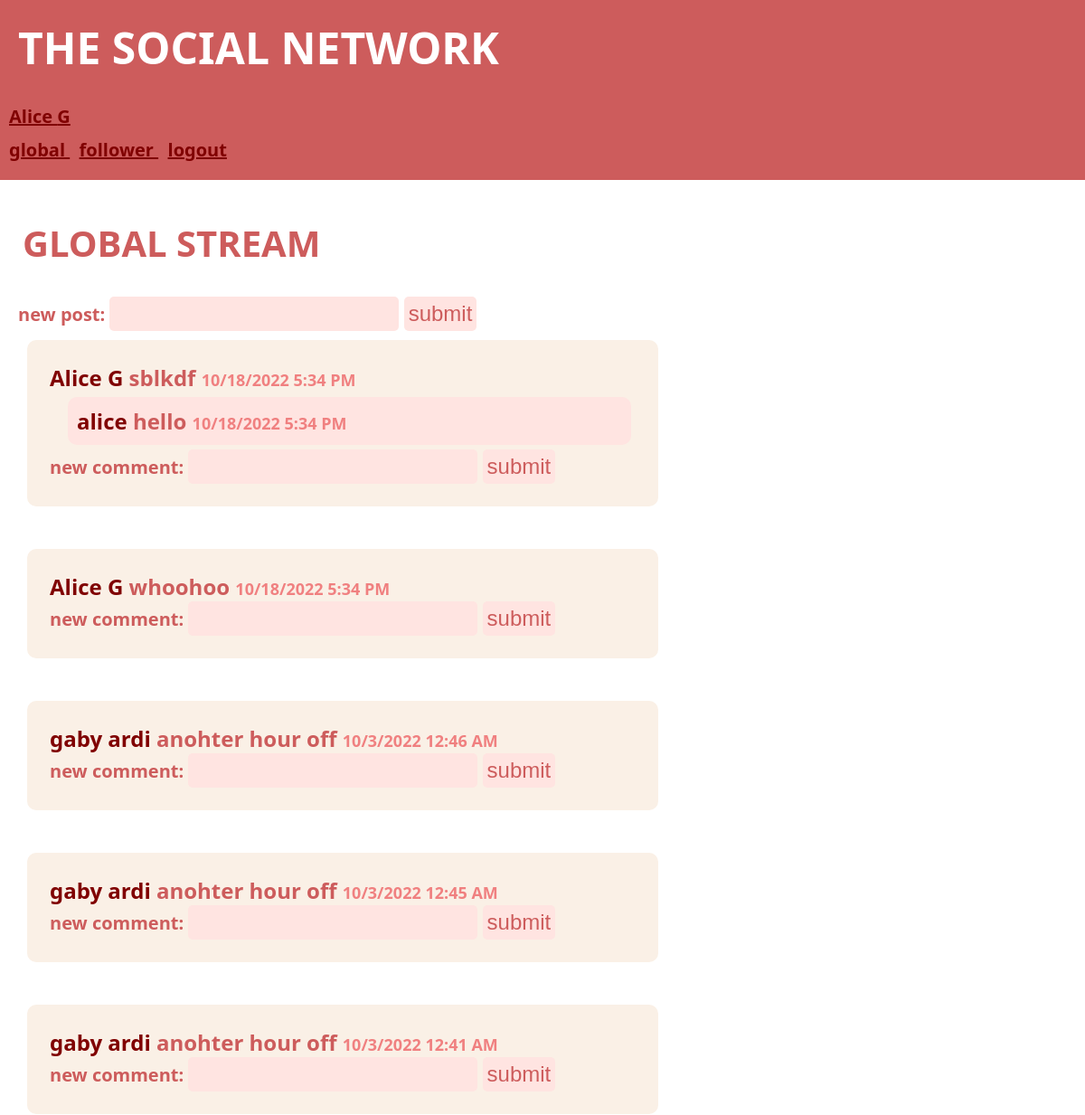
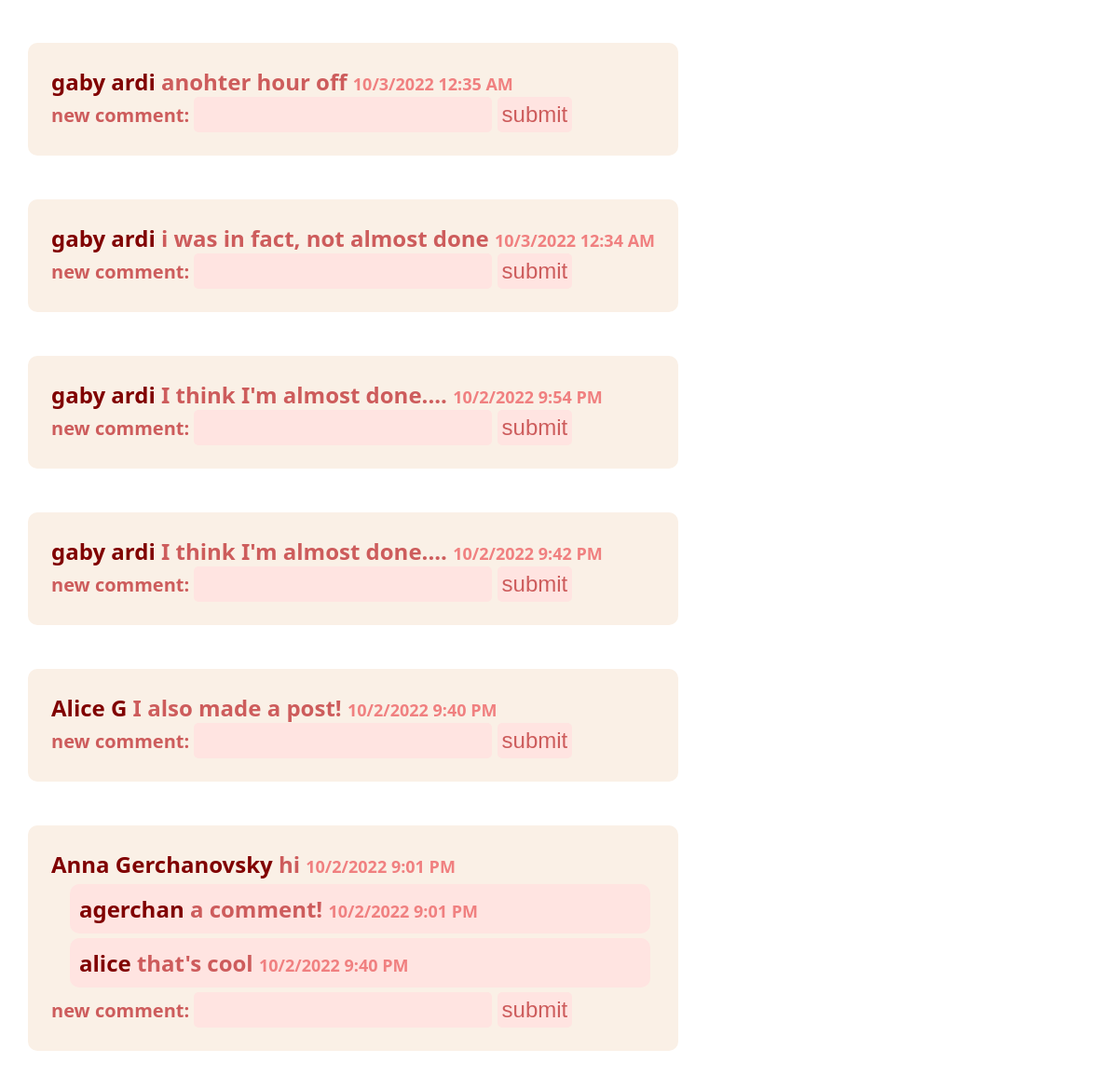
Screenshot of / (signed in) with the database file from the repository (2 pictures, top to bottom).
### socialnetwork/models.py (models this page shows, shortened)
class Post(models.Model):
  content       = models.CharField(max_length=1000)
  author        = models.ForeignKey(User, on_delete=models.CASCADE, related_name="post_author")
  date_time     = models.DateTimeField()

class Comment(models.Model):
  content       = models.CharField(max_length=1000)
  author        = models.ForeignKey(User, on_delete=models.CASCADE, related_name="comment_author")
  date_time     = models.DateTimeField()
  post          = models.IntegerField()

### socialnetwork/views.py (the view)
# urls.py: path('', views.global_stream, name='home'),
@login_required
def global_stream(request):
  if request.method == 'POST':
    post = Post()
    post.author = request.user
    post.date_time = timezone.now()
    post.content = request.POST['post_input_text']
  return stream(request, "global")

### socialnetwork/views.py (called while the page is built)
def stream(request, type):
  current_user = Profile.objects.get(user=request.user)
  posts = reversed(Post.objects.all())
  post_array = []
  for post in posts:
    post_id = post.id
    comments = list(Comment.objects.filter(post=post_id))
    post.comments = comments
    if type == "global" or post.author in current_user.friends.all():
      post_array.append(post)
  if type == "global":
    context = {"posts": post_array, "new_post":True, "page_name":"GLOBAL STREAM"}
  else:
    context = {"posts":post_array, "page_name":"FOLLOWER STREAM"}
  return render(request, 'socialnetwork/home.html', context)

### socialnetwork/templates/socialnetwork/home.html (shortened to what this page needs)
{% extends "socialnetwork/logged_in.html" %}
{% block content %}
  <h1 id="id_page_name">{{page_name}}</h1>
  {% if new_post %}
    <form class="post_input_text" action="{% url 'global_post' %}" method="POST">
      <label>new post:</label>
      <input type="text" name="post_input_text" class="text" id="id_post_input_text">
      <input type="submit" value="submit" id="id_post_button">
    </form>
  {% endif %}
  {% for post in posts %}
    <div id="id_post_div_{{post.id}}" class="post">
        <span class="post_user">
          <a href="{% url 'get_profile' post.author %}" id="id_post_profile_{{post.id}}" class="post_user_link">
            {{post.author.first_name}} {{post.author.last_name}}
          </a>
        </span>
        <span id="id_post_text_{{post.id}}" class="post_content">
          {{post.content}}
        </span>
        <span id="id_post_date_time_{{post.id}}" class="post_time">
          {{post.date_time | date:"n/j/Y g:i A"}}
        </span>
        {% for comment in post.comments %}
          <div id="{{comment.id}}" class="comment">
            <span class="post_user">
              <a href="{% url 'get_profile' comment.author %}" id="id_comment_profile_{{comment.id}}" class="post_user_link">
                {{comment.author}}
              </a>
            </span>
            <span id="id_comment_text_{{comment.id}}" class="post_content">
              {{comment.content}}
            </span>
            <span id="id_comment_date_time_{{comment.id}}" class="post_time">
              {{comment.date_time | date:"n/j/Y g:i A"}}
            </span>
          </div>
        {% endfor%}
        <form class="post_input_text" action="{% url 'global_comment' %}" method="POST">
          <label>new comment:</label>
          <input type="text" name="post_input_text" class="text" id="id_comment_input_text_{{post.id}}">
          <input type="submit" value="submit" id="id_comment_button_{{post.id}}">
        </form>
    </div>
    <br>
  {% endfor %}
{% endblock %}

### socialnetwork/templates/socialnetwork/logged_in.html (shortened to what this page needs)
<!DOCTYPE HTML>
<html>
    <head>
        <link rel="stylesheet" href="/static/socialnetwork/socialnetwork.css">
    </head>
    <body>
        <div id="id_header_div">
            <div id="id_site_name">
                THE SOCIAL NETWORK
            </div>
            <p style="margin:10px;">
              <a href="{% url 'self' %}" id="id_nav_profile" class="header_button">
                {{user.first_name}} {{user.last_name}}
              </a>
            </p>
            <p style="margin:10px; padding-bottom: 20px">
              <a href="/" id="id_nav_global_stream" class="header_button">
                global
              </a>
              <a href="friend" id="id_nav_follower_stream" class="header_button">
                follower
              </a>
              <a href="{% url 'logout' %}" id="id_nav_logout" class="header_button">
                logout
              </a>
            </p>
        </div>
        <div id="main">
          {% block content %}
		      {% endblock %}
        </div>
    </body>
</html>

### socialnetwork/static/socialnetwork/socialnetwork.css (style rules this page uses)
body { padding: 0px; margin: 0px; font-weight: bold; font-family: system-ui, -apple-system, BlinkMacSystemFont, 'Segoe UI', Roboto, Oxygen, Ubuntu, Cantarell, 'Open Sans', 'Helvetica Neue', sans-serif; font-size: 20px; }
div#id_header_div { padding:0px; margin:0px; background-color: indianred; height: 150; width:100%; position: relative; }
div#id_site_name { padding:20px; font-size: 48px; color: white }
div#main { padding:10px; padding-top: 0px; margin:10px; margin-top: 0px; position: absolute; color:indianred; }
div.post { padding:25px; margin:10px; background-color: linen; border-radius: 10px; }
div.comment { padding:10px; margin:5px; margin-left: 20px; background-color: mistyrose; border-radius: 10px; }
a.post_user_link { text-decoration: none; font-size:24px; color: maroon; }
span.post_content { font-size: 24px; }
span.post_time { font-size: 18px; color: lightcoral; }
a.header_button { color: maroon; }
h1 { padding: 5px; }
input { padding:5px; background-color: mistyrose; border-style: none; color: indianred; border-radius: 5px; font-size: 18pt; }

### rows the page displays
Post: author.first_name "Alice", author.last_name "G", content "sblkdf", date_time "10/18/2022 5:34 PM"
Comment: author "alice", content "hello", date_time "10/18/2022 5:34 PM"
Post: author.first_name "Alice", author.last_name "G", content "whoohoo", date_time "10/18/2022 5:34 PM"
Post: author.first_name "gaby", author.last_name "ardi", content "anohter hour off", date_time "10/3/2022 12:46 AM"
Post: author.first_name "gaby", author.last_name "ardi", content "anohter hour off", date_time "10/3/2022 12:45 AM"
Post: author.first_name "gaby", author.last_name "ardi", content "anohter hour off", date_time "10/3/2022 12:41 AM"
Post: author.first_name "gaby", author.last_name "ardi", content "anohter hour off", date_time "10/3/2022 12:35 AM"
Post: author.first_name "gaby", author.last_name "ardi", content "i was in fact, not almost done", date_time "10/3/2022 12:34 AM"
Post: author.first_name "gaby", author.last_name "ardi", content "I think I'm almost done....", date_time "10/2/2022 9:54 PM"
Post: author.first_name "gaby", author.last_name "ardi", content "I think I'm almost done....", date_time "10/2/2022 9:42 PM"
Post: author.first_name "Alice", author.last_name "G", content "I also made a post!", date_time "10/2/2022 9:40 PM"
Post: author.first_name "Anna", author.last_name "Gerchanovsky", content "hi", date_time "10/2/2022 9:01 PM"
Comment: author "agerchan", content "a comment!", date_time "10/2/2022 9:01 PM"
Comment: author "alice", content "that's cool", date_time "10/2/2022 9:40 PM"

### other values shown
{{ user.first_name }} "Alice"
{{ user.last_name }} "G"
{{ page_name }} "GLOBAL STREAM"
